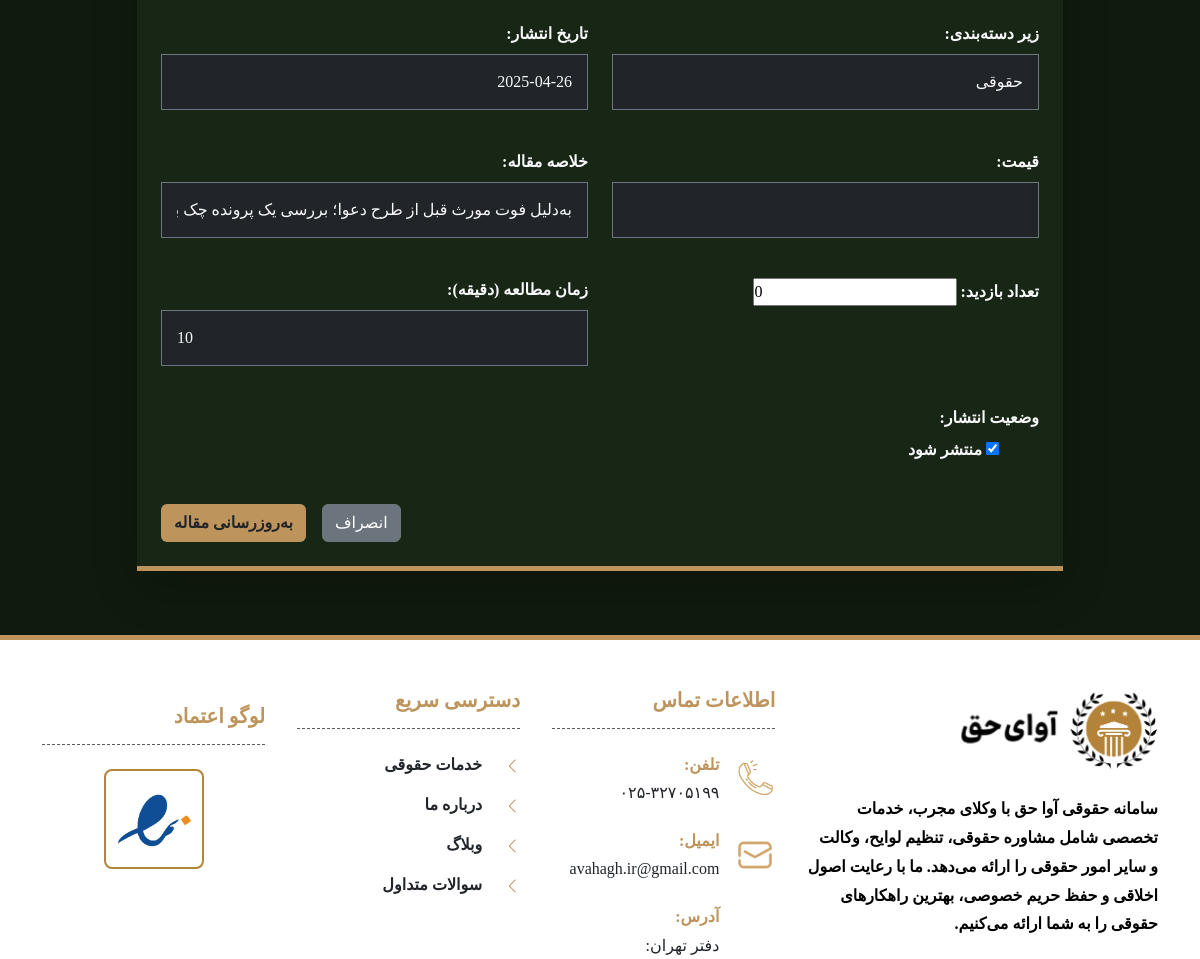
The app's page /edit-blog/14/ (signed in, middle part), older data.
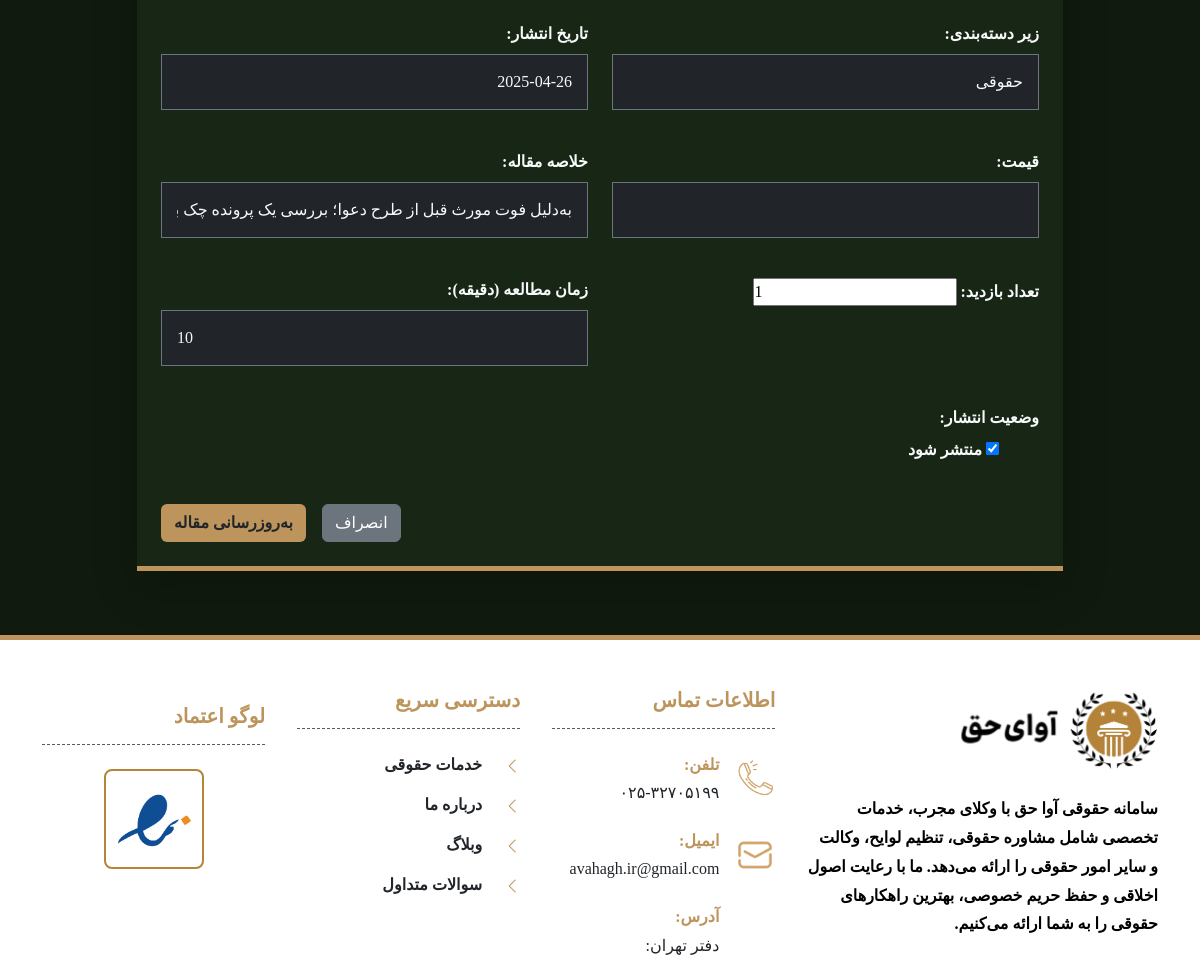
The same page, newer data.
### blog/models.py (models this page shows, shortened)
class Post(models.Model):
    title = models.CharField(max_length=200)
    content = RichTextField()
    image = models.ImageField(upload_to="blog/posts")
    category = models.CharField(max_length=50, choices=Category.choices)
    subcategory = models.CharField(max_length=50, choices=SubCategory.choices, blank=True, null=True)
    slug = models.CharField(max_length=255, unique=True)
    author = models.ForeignKey(Client, on_delete=models.CASCADE)
    published_date = models.DateField(default=now)
    is_published = models.BooleanField(default=False)
    price = models.CharField(max_length=100, null=True, blank=True)
    summery = models.CharField(max_length=150, null=True, blank=True)
    view = models.IntegerField(default=0)
    time_to_read = models.IntegerField(default=10)

### blog/views.py (the view, shortened to what this page needs)
# urls.py: path('edit-blog/<int:id>/', PostEdit.as_view(), name='PostEdit'),
class PostEdit(View):
    def get(self, request, id):
        if request.user.is_staff:
            post = get_object_or_404(Post, id=id)
            form = PostForm(instance=post)
            return render(request, 'blog/post_form.html', {'form': form, 'post': post})
        else:
            return redirect('users:login')

### blog/form.py
class PostForm(forms.ModelForm):
    class Meta:
        model = Post
        fields = ['title', 'content', 'category', 'subcategory', 'is_published', 'image', 'summery',
                  'published_date', 'author', 'price', 'view', 'time_to_read']

### blog/templates/blog/post_form.html (shortened to what this page needs)
{% extends 'base.html' %}
{% load static %}
{% block content %}
<div class="container py-5">
    <div class="row justify-content-center">
        <div class="col-lg-10">
            <div class="card shadow-lg border-0">
                <div class="card-body p-4 bg-blog text-light">
                    <form method="post" {% if post %}action="{% url 'blog:PostEdit' post.id %}" {% else
                        %}action="{% url 'blog:create-blog' %}" {% endif %} enctype="multipart/form-data"
                        class="form-rtl">
                        <div class="row mb-4">
                            <div class="col-md-6 mb-3">
                                <label for="{{ form.subcategory.id_for_label }}" class="form-label fw-bold">زیر
                                    دسته‌بندی:</label>
                                {{ form.subcategory }}
                            </div>
                            <div class="col-md-6 mb-3">
                                <label for="{{ form.published_date.id_for_label }}" class="form-label fw-bold">تاریخ
                                    انتشار:</label>
                                {{ form.published_date }}
                            </div>
                        </div>
                        <div class="row mb-4">
                            <div class="col-md-6 mb-3">
                                <label for="{{ form.price.id_for_label }}" class="form-label fw-bold">قیمت:</label>
                                {{ form.price }}
                            </div>
                            <div class="col-md-6 mb-3">
                                <label for="{{ form.summery.id_for_label }}" class="form-label fw-bold">خلاصه
                                    مقاله:</label>
                                {{ form.summery }}
                            </div>
                        </div>
                        <div class="row mb-4">
                            <div class="col-md-6 mb-3">
                                <label for="{{ form.view.id_for_label }}" class="form-label fw-bold">تعداد
                                    بازدید:</label>
                                {{ form.view }}
                            </div>
                            <div class="col-md-6 mb-3">
                                <label for="{{ form.time_to_read.id_for_label }}" class="form-label fw-bold">زمان مطالعه
                                    (دقیقه):</label>
                                {{ form.time_to_read }}
                            </div>
                        </div>
                        <div class="row mb-3">
                            <div class="col-md-6 mb-3">
                                <label for="{{ form.is_published.id_for_label }}" class="form-label fw-bold">وضعیت
                                    انتشار:</label>
                                <div class="form-check form-switch">
                                    {{ form.is_published }}
                                    <label class="form-check-label" for="{{ form.is_published.id_for_label }}">
                                        منتشر شود
                                    </label>
                                </div>
                            </div>
                        </div>
                        <div class="d-grid gap-2 d-md-flex justify-content-md-end mt-4">
                            <a href="{% url 'blog:blog' %}" class="btn btn-secondary me-md-2">انصراف</a>
                            <button type="submit" class="btn bg-gold text-dark fw-bold">
                                {% if post %}به‌روزرسانی مقاله{% else %}ایجاد مقاله{% endif %}
                            </button>
                        </div>
                    </form>
                </div>
            </div>
        </div>
    </div>
</div>
{% endblock %}

Row changes from the older to the newer data that the page shows:
changed Post "حقوقی": view "0" → "1"
